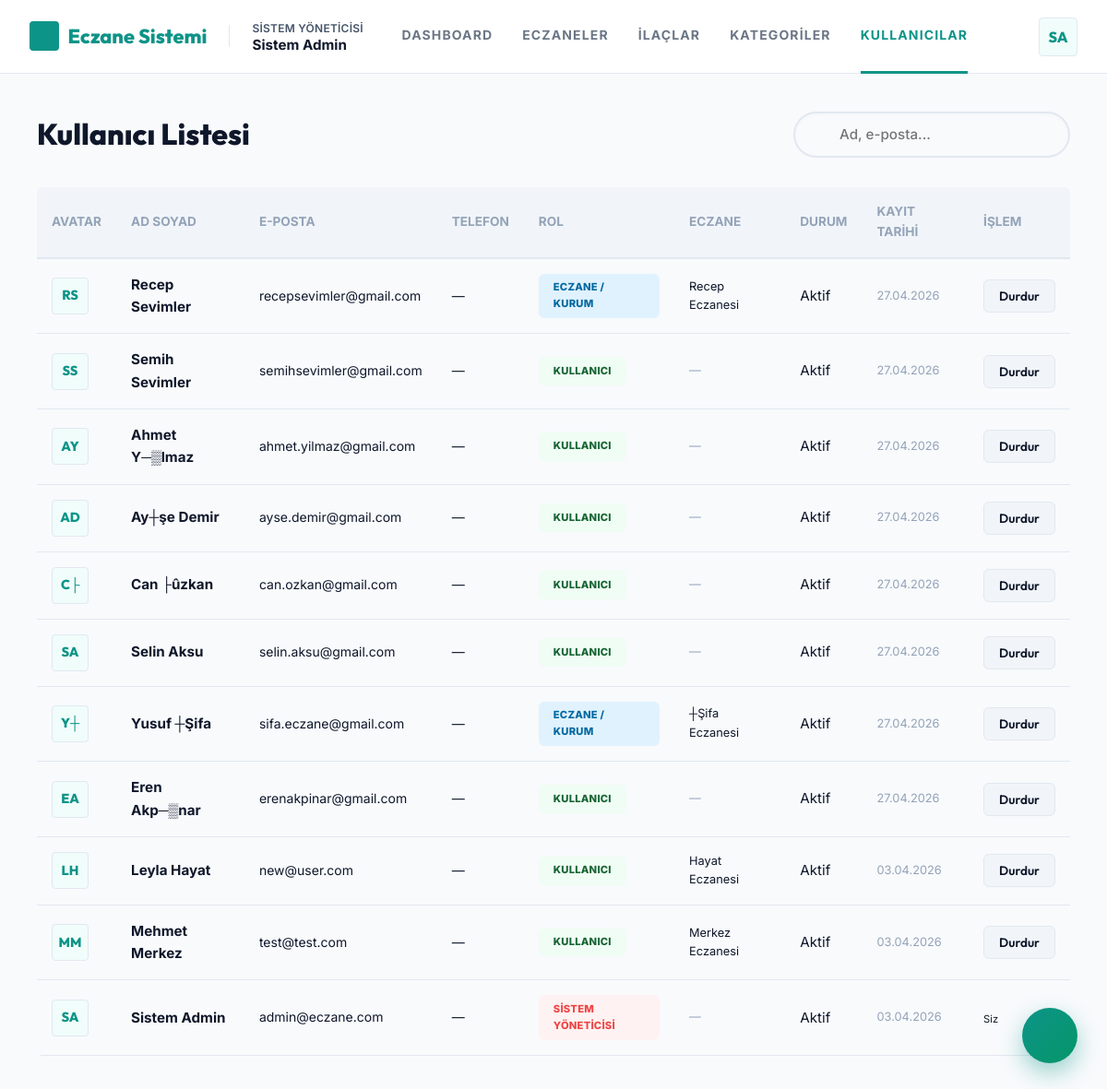
Page /admin/users.php (signed in) on the committed database.
### tables this page shows
CREATE TABLE `kullanicilar` (
  `id` int(11) NOT NULL AUTO_INCREMENT,
  `ad` varchar(100) NOT NULL,
  `soyad` varchar(100) NOT NULL,
  `email` varchar(191) NOT NULL,
  `sifre` varchar(255) NOT NULL,
  `rol` enum('admin','eczane','kullanici') NOT NULL DEFAULT 'kullanici',
  `aktif` tinyint(1) NOT NULL DEFAULT 1,
  `olusturma` datetime NOT NULL DEFAULT current_timestamp(),
  `guncelleme` datetime NOT NULL DEFAULT current_timestamp() ON UPDATE current_timestamp(),
  `sehir` varchar(100) DEFAULT NULL,
  `ilce` varchar(100) DEFAULT NULL,
  `telefon` varchar(20) DEFAULT NULL,
  `profil_resmi` varchar(255) DEFAULT NULL,
  `sifre_token` varchar(255) DEFAULT NULL,
  `sifre_token_exp` datetime DEFAULT NULL,
  `iki_adimli_sir` varchar(255) DEFAULT NULL,
  `iki_adimli_aktif` tinyint(1) DEFAULT 0,
  `email_verified` tinyint(1) NOT NULL DEFAULT 0,
  `verification_token` varchar(255) DEFAULT NULL,
  PRIMARY KEY (`id`),
  UNIQUE KEY `email` (`email`)
);

CREATE TABLE `eczaneler` (
  `id` int(11) NOT NULL AUTO_INCREMENT,
  `kullanici_id` int(11) NOT NULL,
  `eczane_adi` varchar(200) NOT NULL,
  `adres` text NOT NULL,
  `sehir` varchar(100) NOT NULL,
  `ilce` varchar(100) NOT NULL,
  `telefon` varchar(20) DEFAULT NULL,
  `enlem` decimal(10,8) DEFAULT NULL,
  `boylam` decimal(11,8) DEFAULT NULL,
  `harita_linki` varchar(500) DEFAULT NULL,
  `calisma_saatleri` varchar(100) DEFAULT '09:00 - 19:00',
  `nobetci` tinyint(1) NOT NULL DEFAULT 0,
  `durum` enum('beklemede','onaylandi','reddedildi') NOT NULL DEFAULT 'beklemede',
  `belge_dosyasi` varchar(255) DEFAULT NULL,
  `red_nedeni` text DEFAULT NULL,
  `olusturma` datetime NOT NULL DEFAULT current_timestamp(),
  `guncelleme` datetime NOT NULL DEFAULT current_timestamp() ON UPDATE current_timestamp(),
  `slug` varchar(100) DEFAULT NULL,
  `hakkimizda` text DEFAULT NULL,
  `banner_resmi` varchar(255) DEFAULT NULL,
  `tema_rengi` varchar(7) DEFAULT '#6366f1',
  `vitrin_aktif` tinyint(1) DEFAULT 0,
  PRIMARY KEY (`id`),
  UNIQUE KEY `kullanici_id` (`kullanici_id`),
  UNIQUE KEY `slug` (`slug`),
  CONSTRAINT `fk_eczane_kullanici` FOREIGN KEY (`kullanici_id`) REFERENCES `kullanicilar` (`id`) ON DELETE CASCADE ON UPDATE CASCADE
);

### admin/users.php (the view, shortened to what the rows shown need)
<?php
require_once __DIR__ . '/../core/db.php';
require_once __DIR__ . '/../includes/auth.php';
$kullanicilar = db()->query(
    "SELECT k.*, e.eczane_adi, e.durum AS eczane_durum
     FROM kullanicilar k
     LEFT JOIN eczaneler e ON e.kullanici_id = k.id
     ORDER BY k.olusturma DESC"
)->fetchAll();
include __DIR__ . '/../includes/header.php';
?>
<main class="ana-icerik">
    <div class="sayfa-baslik">
        <h1><?= svgIkon('users') ?> Kullanıcı Listesi</h1>
    </div>
    <div class="tablo-sarici">
        <table class="tablo" id="anaTablosu">
            <thead>
                <tr>
                    <th>Avatar</th>
                    <th>Ad Soyad</th>
                    <th>E-posta</th>
                    <th>Telefon</th>
                    <th>Rol</th>
                    <th>Eczane</th>
                    <th>Durum</th>
                    <th>Kayıt Tarihi</th>
                    <th>İşlem</th>
                </tr>
            </thead>
            <tbody>
                <?php foreach ($kullanicilar as $k): ?>
                <tr>
                    <td style="width:48px;">
                        <div class="kullanici-avatar" style="width:40px;height:40px;font-size:0.9rem;">
                            <?php if ($k['profil_resmi']): ?>
                                <img src="<?= sayf('uploads/avatars/' . e($k['profil_resmi'])) ?>" alt="Avatar" style="width:100%;height:100%;object-fit:cover;">
                            <?php else: ?>
                                <?= initialsAvatar($k['ad'] . ' ' . $k['soyad']) ?>
                            <?php endif; ?>
                        </div>
                    </td>
                    <td><strong><?= e($k['ad'] . ' ' . $k['soyad']) ?></strong></td>
                    <td style="font-size:.875rem;"><?= e($k['email']) ?></td>
                    <td style="font-size:.875rem;"><?= e($k['telefon'] ?? '—') ?></td>
                    <td><span class="rol-rozet <?= e($k['rol']) ?>"><?= e(rolAdi($k['rol'])) ?></span></td>
                    <td style="font-size:.8rem;">
                        <?= $k['eczane_adi'] ? e($k['eczane_adi']) : '<span style="color:var(--metin-uc)">—</span>' ?>
                    </td>
                    <td>
                        <span class="rozet <?= $k['aktif'] ? 'rozet-yesil' : 'rozet-kirmizi' ?>">
                            <?= $k['aktif'] ? 'Aktif' : 'Pasif' ?>
                        </span>
                    </td>
                    <td style="font-size:.8rem;color:var(--metin-uc);"><?= date('d.m.Y', strtotime($k['olusturma'])) ?></td>
                    <td>
                        <?php if ($k['id'] !== mevcutKullaniciId()): ?>
                        <form method="post" style="display:inline;">
                            <button type="submit" class="btn btn-sm <?= $k['aktif'] ? 'btn-gri' : 'btn-ikincil' ?>"
                                    data-onay="Bu kullanıcıyı <?= $k['aktif'] ? 'pasif' : 'aktif' ?> yapmak istiyor musunuz?"
                                    title="<?= $k['aktif'] ? 'Pasif Yap' : 'Aktifleştir' ?>">
                                <span class="mobil-gizle"><?= $k['aktif'] ? 'Durdur' : 'Başlat' ?></span>
                            </button>
                        </form>
                        <?php else: ?>
                            <span class="rozet rozet-gri" style="font-size:.7rem;">Siz</span>
                        <?php endif; ?>
                    </td>
                </tr>
                <?php endforeach; ?>
            </tbody>
        </table>
    </div>
</main>
<?php include __DIR__ . '/../includes/footer.php'; ?>

### includes/header.php (shortened to what the rows shown need)
<?php
require_once __DIR__ . '/auth.php';
$rol   = mevcutRol();
$scriptPath = str_replace('\\', '/', $_SERVER['SCRIPT_FILENAME']);
$isPanelPage = strpos($scriptPath, '/admin/') !== false ||
               strpos($scriptPath, '/pharmacy/') !== false ||
               strpos($scriptPath, '/user/') !== false;
?>
<!DOCTYPE html>
<html lang="tr">
<head>
    <link rel="stylesheet" href="<?= sayf('assets/css/style.css') ?>?v=<?= time() ?>">
</head>
<body class="<?= ($rol && $isPanelPage) ? 'app-body' : 'public-body' ?>">
<?php if ($rol && $isPanelPage): ?>
<div class="app-layout">
    <div class="app-main">
        <header class="app-topbar">
            <div class="topbar-sag">
                <div class="avatar-dropdown-kapsayici">
                    <button id="avatar-toggle" class="kullanici-avatar" aria-haspopup="true" aria-expanded="false" title="Profil Menüsü">
                        <?php if (!empty($_SESSION['profil_resmi'])): ?>
                            <img src="<?= sayf('uploads/avatars/' . e($_SESSION['profil_resmi'])) ?>" alt="Avatar" style="width:100%;height:100%;border-radius:50%;object-fit:cover;">
                        <?php elseif (!empty($_SESSION['avatar_emoji'])): ?>
                            <span style="font-size:1.4rem; line-height:1;"><?= e($_SESSION['avatar_emoji']) ?></span>
                        <?php else: ?>
                            <?= initialsAvatar($_SESSION['kullanici_ad'] ?? 'U') ?>
                        <?php endif; ?>
                    </button>
                </div>
            </div>
        </header>
<?php endif; ?>

### rows in the picture
kullanicilar: ad "SA", initialsAvatar($k['ad'] . ' ' . $k['soyad']) "SA", ad+soyad "Sistem Admin", email "admin@eczane.com", telefon "—", rol "SISTEM YÖNETICISI", aktif "Aktif", olusturma "03.04.2026", shows "Siz"
eczaneler: kullanici.soyad "RS", kullanici.soyad "Recep Sevimler", kullanici.email "recepsevimler@gmail.com", kullanici.telefon "—", kullanici.rol "ECZANE / KURUM", eczane_adi "Recep Eczanesi", kullanici.olusturma "27.04.2026", shows "Durdur"
kullanicilar: initialsAvatar($k['ad'] . ' ' . $k['soyad']) "SS", ad+soyad "Semih Sevimler", email "semihsevimler@gmail.com", telefon "—", rol "KULLANICI", aktif "Aktif", olusturma "27.04.2026"
kullanicilar: initialsAvatar($k['ad'] . ' ' . $k['soyad']) "AY", ad+soyad "Ahmet Y─▒lmaz", email "ahmet.yilmaz@gmail.com", telefon "—", rol "KULLANICI", aktif "Aktif", olusturma "27.04.2026"
kullanicilar: initialsAvatar($k['ad'] . ' ' . $k['soyad']) "AD", ad+soyad "Ay┼şe Demir", email "ayse.demir@gmail.com", telefon "—", rol "KULLANICI", aktif "Aktif", olusturma "27.04.2026"
kullanicilar: initialsAvatar($k['ad'] . ' ' . $k['soyad']) "C├", ad+soyad "Can ├ûzkan", email "can.ozkan@gmail.com", telefon "—", rol "KULLANICI", aktif "Aktif", olusturma "27.04.2026"
kullanicilar: initialsAvatar($k['ad'] . ' ' . $k['soyad']) "SA", ad+soyad "Selin Aksu", email "selin.aksu@gmail.com", telefon "—", rol "KULLANICI", aktif "Aktif", olusturma "27.04.2026"
eczaneler: kullanici.soyad "Y┼", kullanici.soyad "Yusuf ┼Şifa", kullanici.email "sifa.eczane@gmail.com", kullanici.telefon "—", kullanici.rol "ECZANE / KURUM", eczane_adi "┼Şifa Eczanesi", kullanici.olusturma "27.04.2026", shows "Durdur"
kullanicilar: initialsAvatar($k['ad'] . ' ' . $k['soyad']) "EA", ad+soyad "Eren Akp─▒nar", email "erenakpinar@gmail.com", telefon "—", rol "KULLANICI", aktif "Aktif", olusturma "27.04.2026"
eczaneler: kullanici.soyad "LH", kullanici.soyad "Leyla Hayat", kullanici.email "new@user.com", kullanici.telefon "—", kullanici.rol "KULLANICI", eczane_adi "Hayat Eczanesi", kullanici.olusturma "03.04.2026", shows "Durdur"
eczaneler: kullanici.soyad "MM", kullanici.soyad "Mehmet Merkez", kullanici.email "test@test.com", kullanici.telefon "—", kullanici.rol "KULLANICI", eczane_adi "Merkez Eczanesi", kullanici.olusturma "03.04.2026", shows "Durdur"

### other values in the picture
APP_NAME "Eczane Sistemi"
rolAdi($rol) "SISTEM YÖNETICISI"
$_SESSION['kullanici_ad'] "Sistem Admin"
$item['label'] "DASHBOARD"
$item['label'] "ECZANELER"
$item['label'] "İLAÇLAR"
$item['label'] "KATEGORILER"
$item['label'] "KULLANICILAR"
